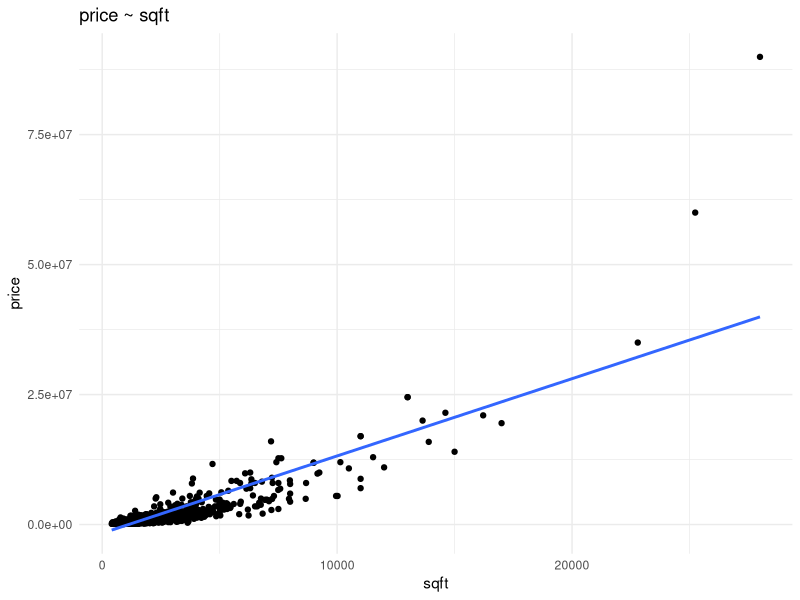
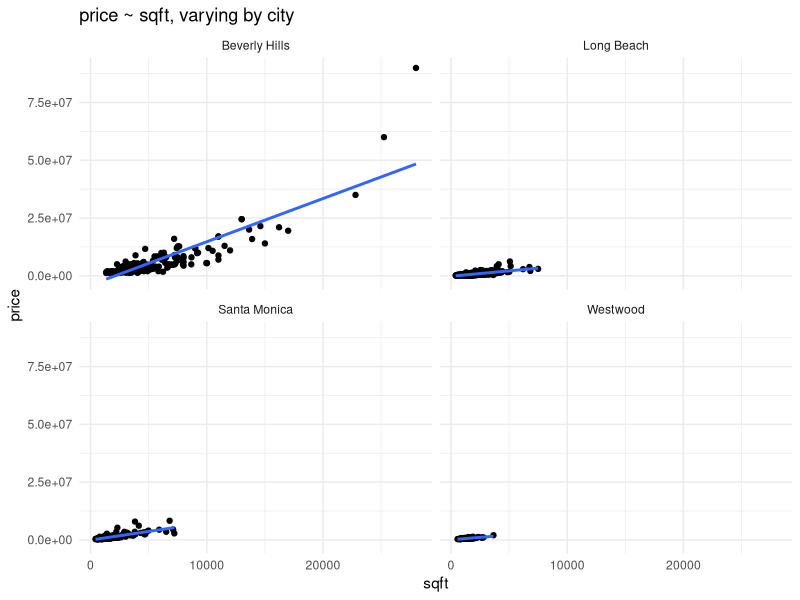
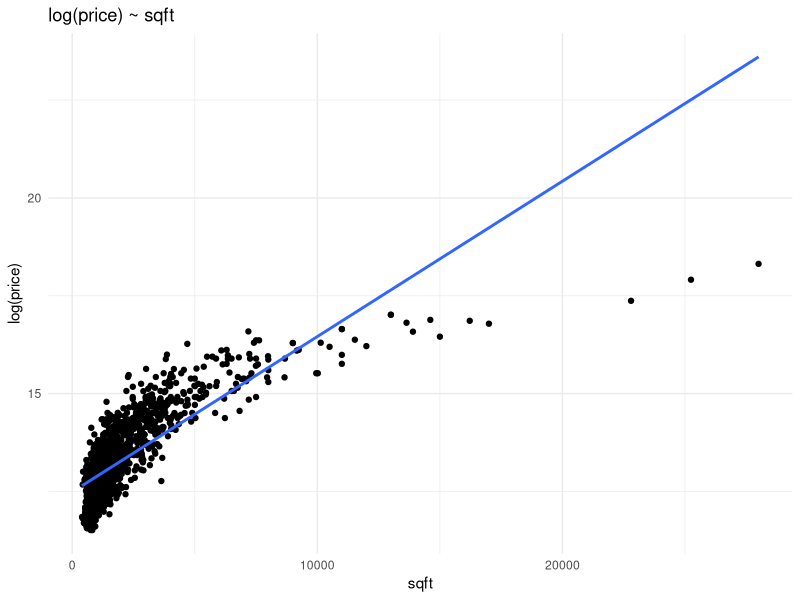
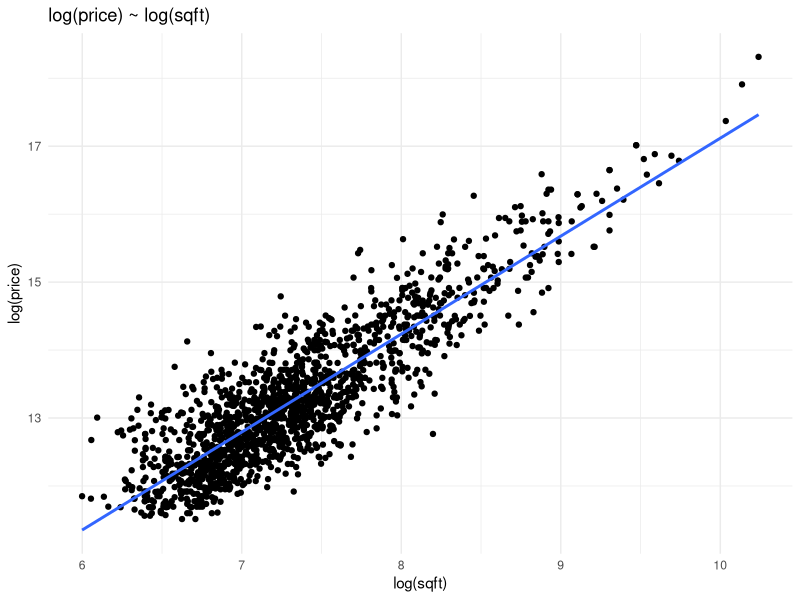
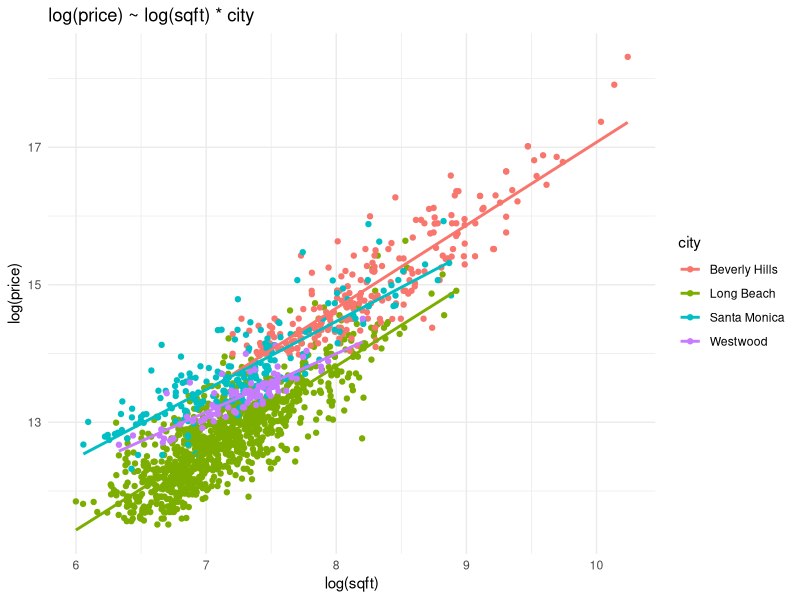
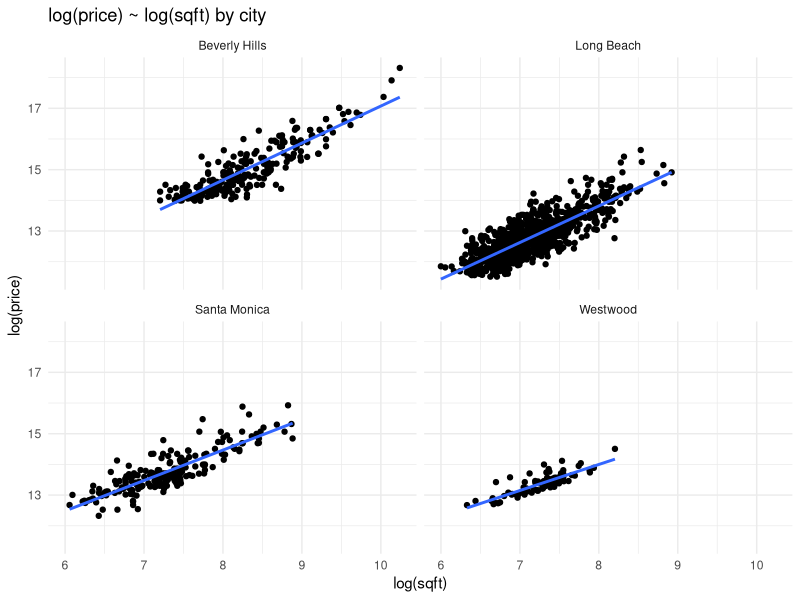

Source code (R) for these figures, in order:
## ---- chunk 1
knitr::opts_chunk$set(echo = TRUE, message = FALSE, warning = FALSE)

## ---- chunk 2
library(tidyverse)
d <- read_csv("LAHomes.csv")

glimpse(d)

summary(d)

## ---- chunk 3
table(d$spa, useNA = "always") 
## ---- chunk 4
table(d$pool, useNA = "always")
## ---- chunk 5
table(d$type, useNA = "always")
## ---- chunk 6
table(d$garage, useNA = "always")

## ---- chunk 7

d <- d %>% 
  dplyr::select(-spa) %>% 
  mutate(pool = ifelse(is.na(pool), "N", "Y") %>% factor,
        garage = ifelse(is.na(garage), "0", garage) %>% factor,
        city = factor(city),
        type = factor(type))


glimpse(d)
summary(d)
## ---- chunk 8

ggplot(d, aes(sqft, price)) +
  geom_point() +
  theme_minimal() +
  stat_smooth(method="lm", se = F) +
  labs(title = "price ~ sqft")

## ---- chunk 9

ggplot(d, aes(sqft, price)) +
  geom_point() +
  theme_minimal() +
  facet_wrap(~city) +
  stat_smooth(method="lm", se = F) +
  labs(title = "price ~ sqft, varying by city")

## ---- chunk 10

ggplot(d, aes(sqft, log(price))) +
  geom_point() +
  theme_minimal() +
  stat_smooth(method="lm", se = F) +
  labs(title = "log(price) ~ sqft")

## ---- chunk 11
# plot log(price) ~ log(sqft) using LM
ggplot(d, aes(log(sqft), log(price))) +
  geom_point() +
  geom_smooth(method = "lm", se = F) +
  theme_minimal() +
  labs(title = "log(price) ~ log(sqft)")

## ---- chunk 12
# fit simple log-log regression model
(log_log_model <- lm(log(price) ~ log(sqft), data = d)) %>%
  summary()
## ---- chunk 13
# fit price ~ sqft model
(simple_model <- lm(price ~ sqft, data = d)) %>%
  summary()

# fit log(price) ~ log(sqft) model
(log_log_model <- lm(log(price) ~ log(sqft), data = d)) %>%
  summary()

# Create RMSE function
rmse <- function(actual, fitted) sqrt(mean((actual - fitted)^2))

# RMSE for log-log model
rmse(d$price, exp(fitted(log_log_model)))

# RMSE for non-log model
rmse(d$price, fitted(simple_model))

## ---- chunk 14
# Regression
(interaction_model <- lm(log(price) ~ city * log(sqft), data = d)) %>%
  summary()

## ---- chunk 15
# Plot of interaction (colorful!)
ggplot(d, aes(log(sqft), log(price))) + theme_minimal() + geom_jitter(aes(col = city)) + geom_smooth(method = "lm", se = F, aes(col = city)) + labs(title = "log(price) ~ log(sqft) * city")

# Alternate plot of interaction (not colorful)
ggplot(d, aes(log(sqft), log(price))) + theme_minimal() + geom_jitter() + geom_smooth(method = "lm", se = F) + labs(title = "log(price) ~ log(sqft) by city") + facet_wrap(~city)

## ---- chunk 16
# Additional data: 95% confidence intervals for Beverly Hills and Santa Monica, also other relevant benchmarks
1.21 - 1.96 * .04 # BH CI lower
1.21 + 1.96 * .04 # BH CI upper

-.21 - 1.96 * .06 # SM CI lower
-.21 + 1.96 * .06 # SM CI upper

d %>%
  group_by(city) %>%
  summarize(median_price = median(price),
            median_sqft = median(sqft))

